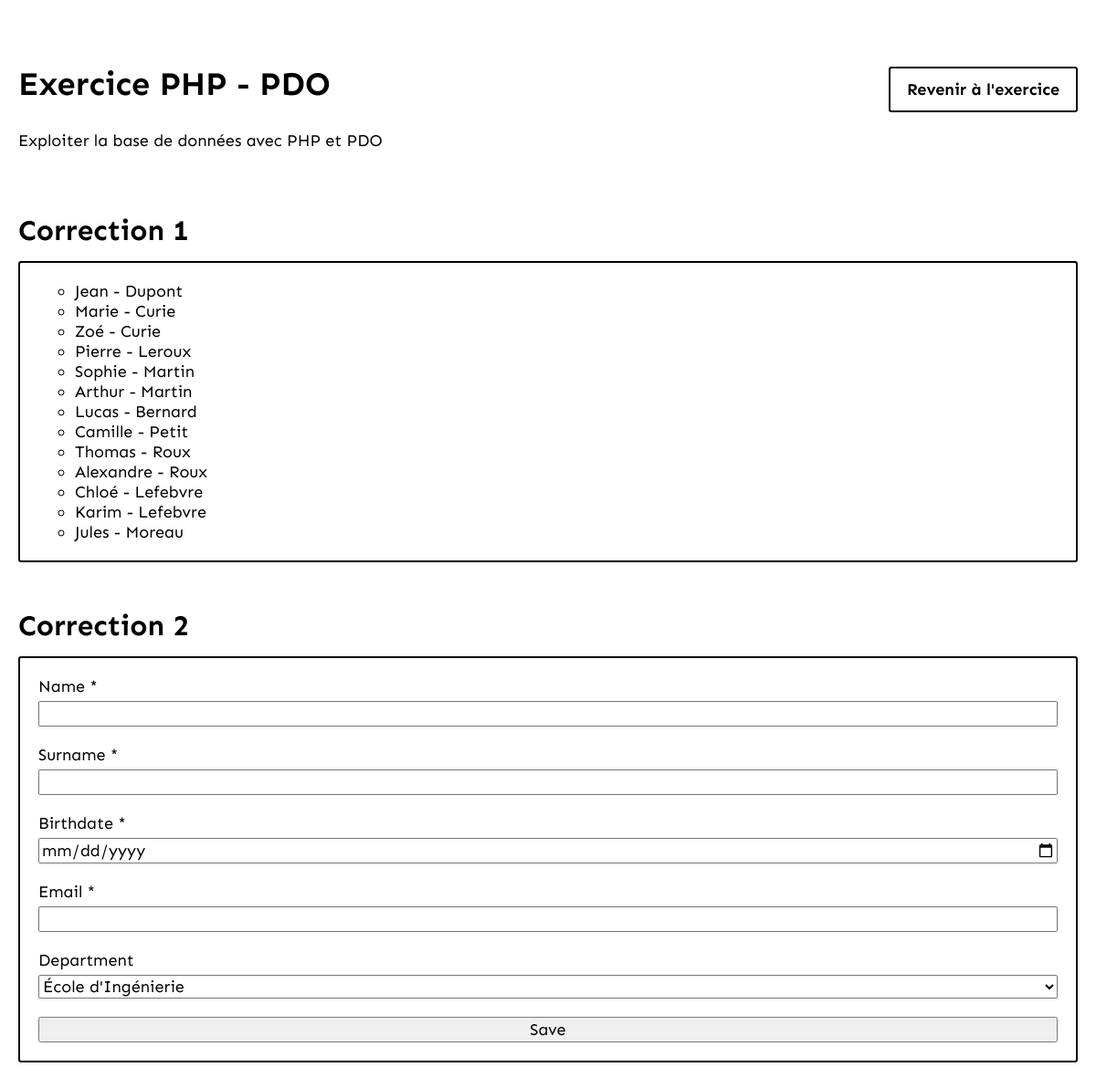
Page /correction/index.php on the committed database.
### tables this page shows
CREATE TABLE student
(
  id            INTEGER     NOT NULL AUTO_INCREMENT,
  name          VARCHAR(50) NOT NULL,
  surname       VARCHAR(50) NOT NULL,
  birthdate     DATE        NOT NULL,
  email         VARCHAR(50) NOT NULL,
  department_id INTEGER     NOT NULL,
  PRIMARY KEY (id)
);

### correction/class/Db.php (called while the page is built, shortened)
<?php
class DB
{
    private $db;
    public function __construct()
    {
        try {
            $this->db = new PDO(
                'mysql:host=' . DATABASE_HOST . ';dbname=' . DATABASE_NAME . ';charset=utf8',
                DATABASE_USERNAME,
                DATABASE_PASSWORD
            );
        } catch (Exception $e) {
            die('Erreur : ' . $e->getMessage());
        }
    }
    public function getDb()
    {
        return $this->db;
    }
}

### correction/repository/StudentRepository.php (called while the page is built, shortened)
<?php
require_once __DIR__ . "./../class/Db.php";
require_once __DIR__ . "./../../class/Student.php";
class StudentRepository extends Db
{
    public function getAll()
    {
        $data = $this->getDb()->query('SELECT * FROM student');
        $students = [];
        foreach ($data as $student) {
            $newStudent = new Student(
                $student['name'],
                $student['surname'],
                $student['birthdate'],
                $student['email'],
                $student['department_id'],
            );
            $students[] = $newStudent;
        }
        return $students;
    }
}

### class/Student.php (called while the page is built, shortened)
<?php
class Student
{
    private $name;
    private $surname;
    public function __construct($name, $surname, $birthdate, $email, $departmentId)
    {
        $this->name = $name;
        $this->surname = $surname;
    }
    public function getName()
    {
        return $this->name;
    }
    public function getSurname()
    {
        return $this->surname;
    }
}

### correction/index.php (the view, shortened to what this page needs)
<?php
require_once "./repository/StudentRepository.php";
$studentRepository = new StudentRepository();
?>
<!DOCTYPE html>
<html lang="en">
<head>
    <link rel="stylesheet" href="./../assets/styles/global.css" />
    <link rel="stylesheet" href="./../assets/styles/exercice.css" />
    <link rel="stylesheet" href="./../style.css" />
</head>
<body>
    <main>
        <article class="exercicePlayground">
            <div class="exerciceHeader">
                <div class="exerciceToolbar">
                    <div class="exerciceToolbarLeftboxStorage">
                        <h1>Exercice PHP - PDO</h1>
                    </div>
                    <a href="../index.php" class="button">Revenir à l'exercice</a>
                </div>
                <div>
                    <p>Exploiter la base de données avec PHP et PDO</p>
                </div>
            </div>
            <ul class="exerciceList">
                <li>
                    <section class="exercice">
                        <h2 class="exerciceTitle">Correction 1</h2>
                        <div class="exerciceboxStorage">
                            <?php
                            $students = $studentRepository->getAll();
                            echo ('<ul>');
                            foreach ($students as $student) {
                                echo (
                                    '<li>'
                                    . $student->getName() . ' - ' . $student->getSurname() .
                                    '</li>'
                                );
                            }
                            echo ('</ul>');
                            ?>
                        </div>
                    </section>
                </li>
                <li>
                    <section class="exercice">
                        <h2 class="exerciceTitle">Correction 2</h2>
                        <div class="exerciceboxStorage">
                            <form action="./treatment/createStudent.php" method="POST">
                                <div>
                                    <label for="name">Name *</label>
                                    <input required type="text" name="name" id="name">
                                </div>
                                <div>
                                    <label for="surname">Surname *</label>
                                    <input required type="text" name="surname" id="surname">
                                </div>
                                <div>
                                    <label for="birthdate">Birthdate *</label>
                                    <input required type="date" name="birthdate" id="birthdate">
                                </div>
                                <div>
                                    <label for="email">Email *</label>
                                    <input required type="email" name="email" id="email">
                                </div>
                                <div>
                                    <label for="department">Department</label>
                                    <select required name="department" id="department">
                                        <option value="1">École d'Ingénierie</option>
                                    </select>
                                </div>
                                <div>
                                    <input type="submit" value="Save">
                                </div>
                            </form>
                        </div>
                    </section>
                </li>
            </ul>
        </article>
    </main>
</body>
</html>

### assets/styles/global.css (style rules this page uses)
* { font-family: Sen; font-size: 18px; }
body { max-width: 1280px; margin: 50px auto; padding: 20px; }
h1, h2, h3, p, a { margin: 0; padding: 0; }
h1 { font-size: 2rem; }
h2 { font-size: 1.75rem; }
.button { padding: 12px 18px; width: max-content; font-weight: bold; color: black; text-decoration: none; background-color: white; border: 2px solid black; border-radius: 3px; transition: 300ms; }

### assets/styles/exercice.css (style rules this page uses)
.exercicePlayground { display: flex; flex-direction: column; gap: 50px; }
.exerciceHeader { display: flex; flex-direction: column; gap: 20px; }
.exerciceToolbar { display: flex; justify-content: space-between; align-items: baseline; flex-wrap: wrap; gap: 20px; width: 100%; }
.exerciceToolbarLeftboxStorage { display: flex; align-items: baseline; gap: 20px; }
.exerciceList { display: flex; flex-direction: column; gap: 50px; padding: 0; list-style: none; }
.exercice { display: flex; flex-direction: column; gap: 15px; }
.exerciceboxStorage { display: flex; flex-direction: column; min-height: 200px; padding: 20px; border: 2px solid black; border-radius: 3px; }

### style.css (style rules this page uses)
form { display: flex; flex-direction: column; gap: 20px; }
form > div { display: flex; flex-direction: column; gap: 5px; }

### rows in the picture
student: name "Jean", surname "Dupont"
student: name "Marie", surname "Curie"
student: name "Zoé", surname "Curie"
student: name "Pierre", surname "Leroux"
student: name "Sophie", surname "Martin"
student: name "Arthur", surname "Martin"
student: name "Lucas", surname "Bernard"
student: name "Camille", surname "Petit"
student: name "Thomas", surname "Roux"
student: name "Alexandre", surname "Roux"
student: name "Chloé", surname "Lefebvre"
student: name "Karim", surname "Lefebvre"
student: name "Jules", surname "Moreau"
